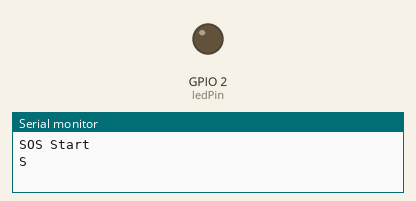
Recording of a sketch running on a simulated ESP32. Shown: output pins drawn as LEDs (lit = HIGH), the last lines printed to the serial monitor.

Above: at 1.3 s.
At 9.8 s:
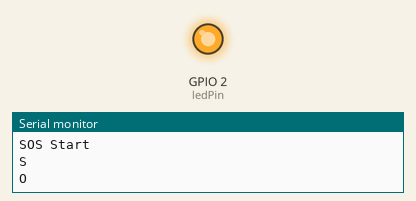
Timing chart, 0 to 10.1 s (numbered marks = the images above):
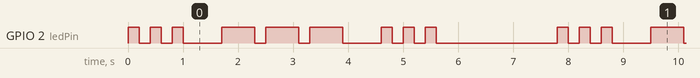

The sketch:

SOS_light.ino
```cpp
// 定义 LED 引脚，ESP32 通常板载 LED 连接在 GPIO 2
const int ledPin = 2;

void setup() {
  // 初始化串口通信，设置波特率为 115200
  Serial.begin(115200);

  // 将 LED 引脚设置为输出模式
  pinMode(ledPin, OUTPUT);
}

void shortBlink() {
  digitalWrite(ledPin, HIGH);
  delay(200);
  digitalWrite(ledPin, LOW);
  delay(200);
}

void longBlink() {
  digitalWrite(ledPin, HIGH);
  delay(600);
  digitalWrite(ledPin, LOW);
  delay(200);
}

void loop() {
  Serial.println("SOS Start");

  // S：短闪 3 次
  Serial.println("S");
  for (int i = 0; i < 3; i++) {
    shortBlink();
  }

  delay(500); // 字母间隔

  // O：长闪 3 次
  Serial.println("O");
  for (int i = 0; i < 3; i++) {
    longBlink();
  }

  delay(500); // 字母间隔

  // S：短闪 3 次
  Serial.println("S");
  for (int i = 0; i < 3; i++) {
    shortBlink();
  }

  Serial.println("SOS End");

  delay(2000); // 单词间隔
}
```

Measured:
- by itself, GPIO 2 (ledPin): repeats every 7.8 s: 2 × (LOW 0.20 s, HIGH 0.20 s), LOW 0.70 s, 2 × (HIGH 0.60 s, LOW 0.20 s), HIGH 0.60 s, LOW 0.70 s, 2 × (HIGH 0.20 s, LOW 0.20 s), HIGH 0.20 s, LOW 2.2 s, HIGH 0.20 s
- by itself, everything shown: repeats every 7.8 s, in 18 steps
